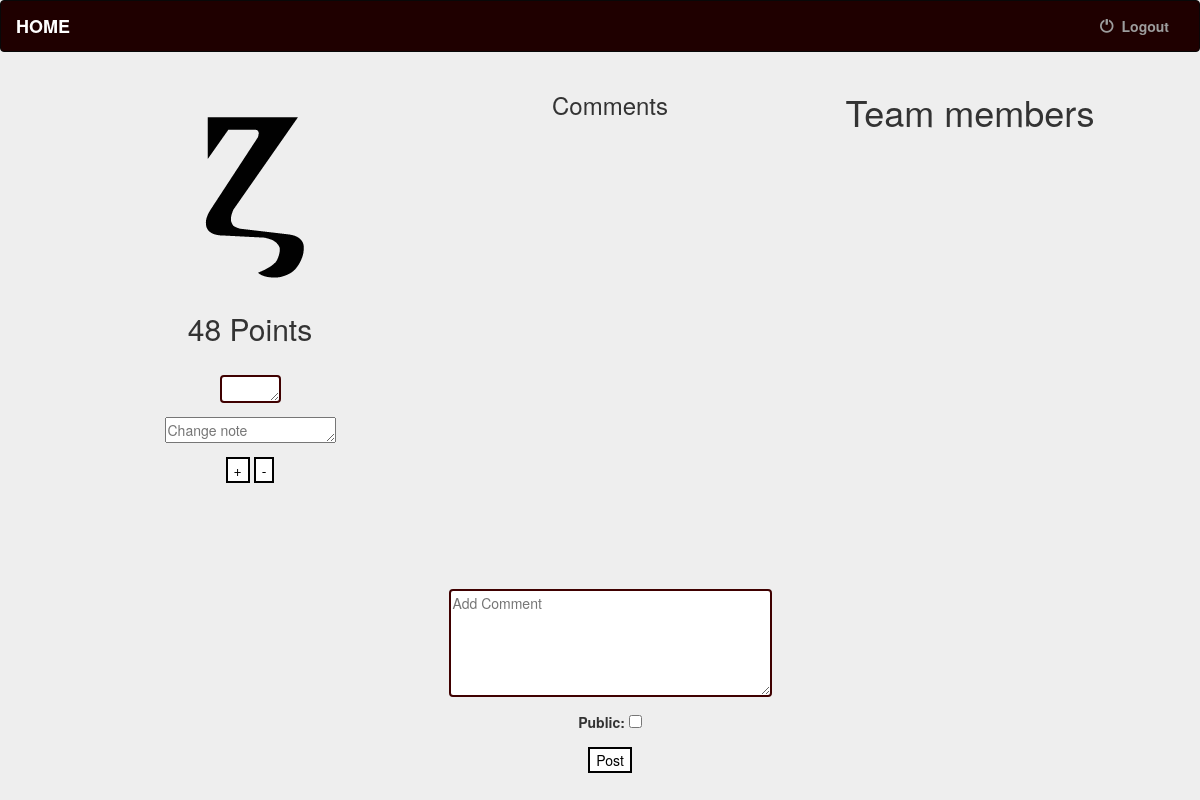
/team/45 (signed in), run on an earlier commit of the app's database.
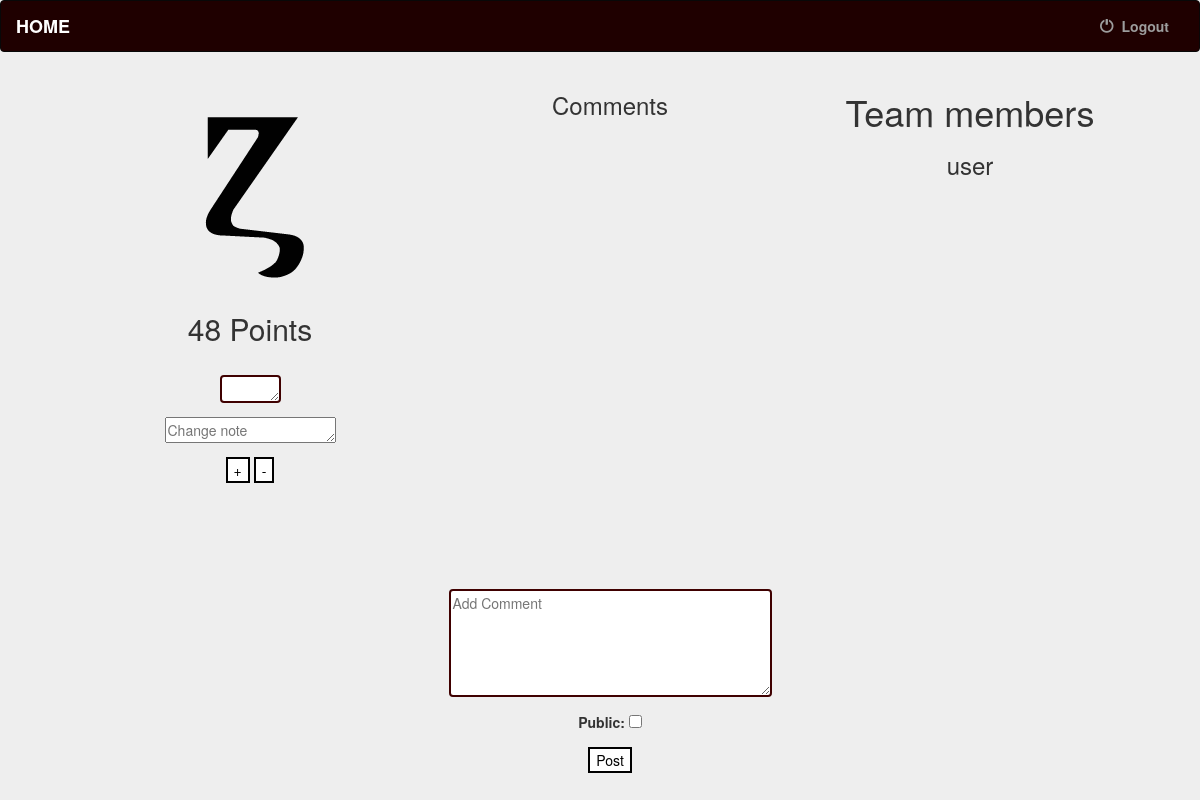
And on a later commit of the database.
### accounts/models.py (models this page shows, shortened)
class Profile(models.Model):
    user = models.OneToOneField(User, on_delete=models.CASCADE)
    number = models.CharField(max_length=500,blank=True,default=' ')
    group = models.ForeignKey(Team, related_name='current_group',blank=True,null=True, on_delete=models.SET_NULL)
    username2 = models.CharField(max_length=40, blank=True)

### accounts/views.py (the view, shortened to what this page needs)
# urls.py: url(r'(?P<id>\d+)$', get_user_profile.as_view(), name = 'userprofile'),
class get_user_profile(View):
    form_class1 = CommentForm
    form_class2 = PointUpdate
    def get(self, request, id):
        if request.user.is_authenticated:
            user = request.user
            profile = user.profile
            team = Team.objects.get(id=id)
            changes = Change.objects.filter(team=team)
            teamusers = Profile.objects.filter(group=team)
            comments = Comment.objects.filter(receiver=team)
            postform = self.form_class1(None)
            pointupdateform = self.form_class2(None)
            return render(request, 'accounts/user_profile.html',
                          {'changes':changes,'user': user,'profile':profile,'team':team,'teamusers':teamusers,'comments':comments,'postform':postform,'pointform':pointupdateform})

### accounts/forms.py
class CommentForm(forms.ModelForm):
    content = forms.CharField(required=True,widget=forms.Textarea(attrs={'cols': 40, 'rows': 5,'placeholder': 'Add Comment'}),label='')
    public = forms.BooleanField(required=False)
    content.widget.attrs.update({'id': 'message'})
    class Meta:
        model = Comment
        fields = ['content','public']

class PointUpdate(forms.Form):
    points = forms.IntegerField(required=True,widget=forms.Textarea(attrs={'cols': 5, 'rows': 1,'placeholder': ''}),label='')
    points.widget.attrs.update({'id': 'message'})
    notes = forms.CharField(required=False,widget=forms.Textarea(attrs={'cols': 20, 'rows': 1,'placeholder': 'Change note'}),label='')
    class Meta:
        fields = ['points', 'notes']

### accounts/templates/accounts/user_profile.html (shortened to what this page needs)
{% extends 'accounts/base.html' %}
{% block body %}
<link href="//maxcdn.bootstrapcdn.com/font-awesome/4.3.0/css/font-awesome.min.css" rel="stylesheet">
<div class="container" >
	<div class="row" >
		<div  id="main" class="col-lg-5 col-sm-6" style="position:absolute;left:0%;" >
          <br>
			<img src="/media/{{team.avatar}}"/>
			<h2>{{team.points}} Points</h2>
			{% if request.user.is_staff == True %}
		<br>
		<form class="form-group" method="post" >
  			{{ pointform.as_p }}
 			  <button type="submit" name="addpoints">+</button>
			<button type="submit" name="subpoints">-</button>
		</form>
		{% endif %}
		{% if profile.group == team or request.user.is_staff == True %}
			<div id="scorelog">
			<ul style="position:absolute;right:70%;top:56%;height:120px;width:30%;overflow:hidden; overflow-y:scroll; "class="list-unstyled">
			</ul>
		</div>
		{% endif %}
	</div>
	<div  id="main" class="col-lg-5 col-sm-6" style="position:absolute;left:30%;" >
		<h3>Comments</h3><hr>
		<ul style="position:relative;right:0%;top:20%;height:400px;width:100%;overflow:hidden; overflow-y:scroll; " class="list-unstyled">
		</ul>
		{% if request.user.is_staff == True %}
		<br>
		<form class="form-group" method="post" >
  			{{ postform.as_p }}
 			  <button type="submit" name="addcomment">Post</button>
		</form>
		{% endif %}
	</div>
		<div  id="main" class="col-lg-5 col-sm-6" style="position:absolute;left:60%;" >
          <h1>Team members</h1>
			<ul class="list-unstyled">
				{% for each in teamusers %}
				<li><h3>{{ each.user.username}}</h3></li>
				{% endfor %}
			</ul>
	</div>
</div>
</div>
{% endblock %}

What changed in the data, as far as the page shows it:
added Profile: user.username "user"
